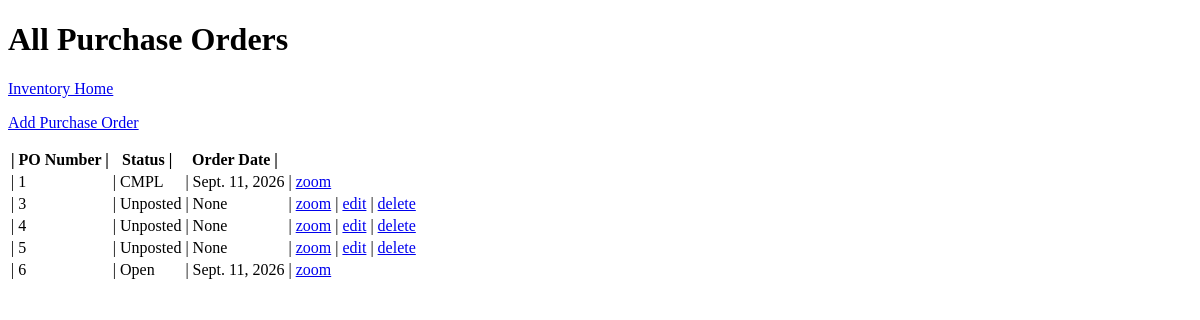
/inventory/purchase_orders/, run on an earlier commit of the app's database.
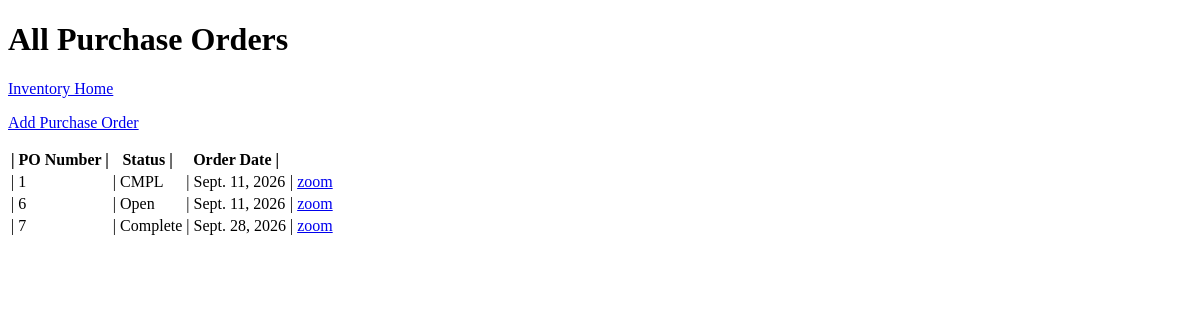
And on a later commit of the database.
### inventory/models.py (models this page shows, shortened)
class Purchase_Order(models.Model):
    class Status(models.TextChoices):
        UNPOSTED = 'UPST', ('Unposted')
        OPEN = 'OPEN', ('Open')
        COMPLETE = 'CMPL', ('Complete')
    po_num = models.IntegerField(primary_key=True)
    order_date = models.DateField(null=True, blank=True)
    status = models.TextField(choices=Status.choices, default='Unposted', max_length=10)

### inventory/views.py (the view)
# urls.py: path('inventory/purchase_orders/', views.all_pos, name="purchase_order_overview"),
def all_pos(request):
    table = []
    for po in Purchase_Order.objects.all():
        table.append({
            'po_num': po.po_num,
            'date': po.order_date,
            'status': po.status
        })
    return render(request, 'inventory/all_pos.html', {'table': table})

### inventory/templates/inventory/all_pos.html (shortened to what this page needs)
<!DOCTYPE html>
<html lang="en">
<head>
</head>
<body>
	<header>
		<h1>All Purchase Orders</h1>
	</header>
	<p><a href="/inventory/">Inventory Home</a></p>
	<p><a href="/inventory/purchase_orders/add">Add Purchase Order</a></p>
    <table>
        <tbody>
            <tr>
                <th>| PO Number | </th>
                <th>Status | </th>
                <th>Order Date | </th>
            </tr>
                {% for entry in table %}
                    <tr>
                        <td>| {{ entry.po_num }}</td>
                        <td>| {{ entry.status }}</td>
                        <td>| {{ entry.date }}</td>
                        <td>| <a href="/inventory/purchase_orders/zoom/{{ entry.po_num }}">zoom</a></td>
                        {% if entry.status == 'Unposted' %}
                            <td>| <a href="/inventory/purchase_orders/edit/{{ entry.po_num }}">edit</a></td>
                            <td>| <a href="/inventory/purchase_orders/delete/{{ entry.po_num }}/">delete</a></td>
                        {% endif %}
                    </tr>
                {% endfor %}
        </tbody>
    </table>
</body>
</html>

What changed in the data, as far as the page shows it:
removed Purchase_Order: status "Unposted"
removed Purchase_Order: status "Unposted"
removed Purchase_Order: status "Unposted"
added Purchase_Order: status "Complete", date "Sept. 28, 2026"
Also different on the page:
new list line: "| 7 | | | zoom"
list line gone: "| 3 | | None | zoom | edit | delete"
list line gone: "| 4 | | None | zoom | edit | delete"
list line gone: "| 5 | | None | zoom | edit | delete"
